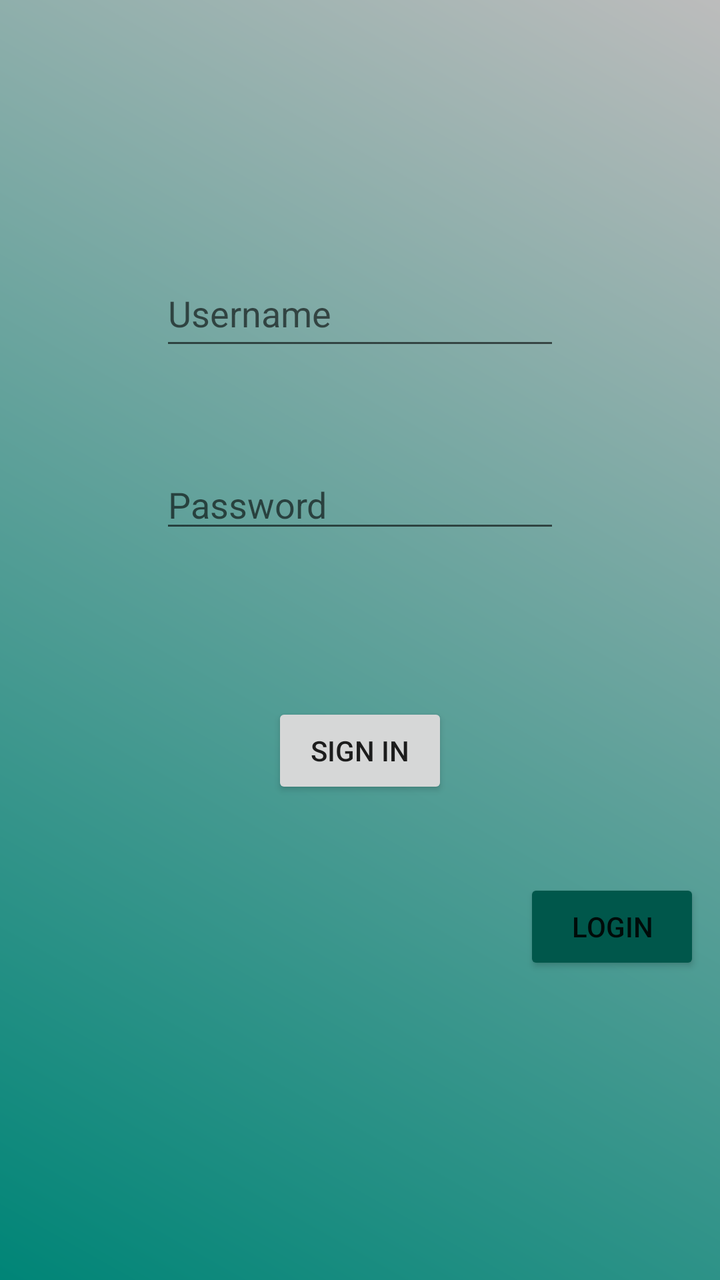
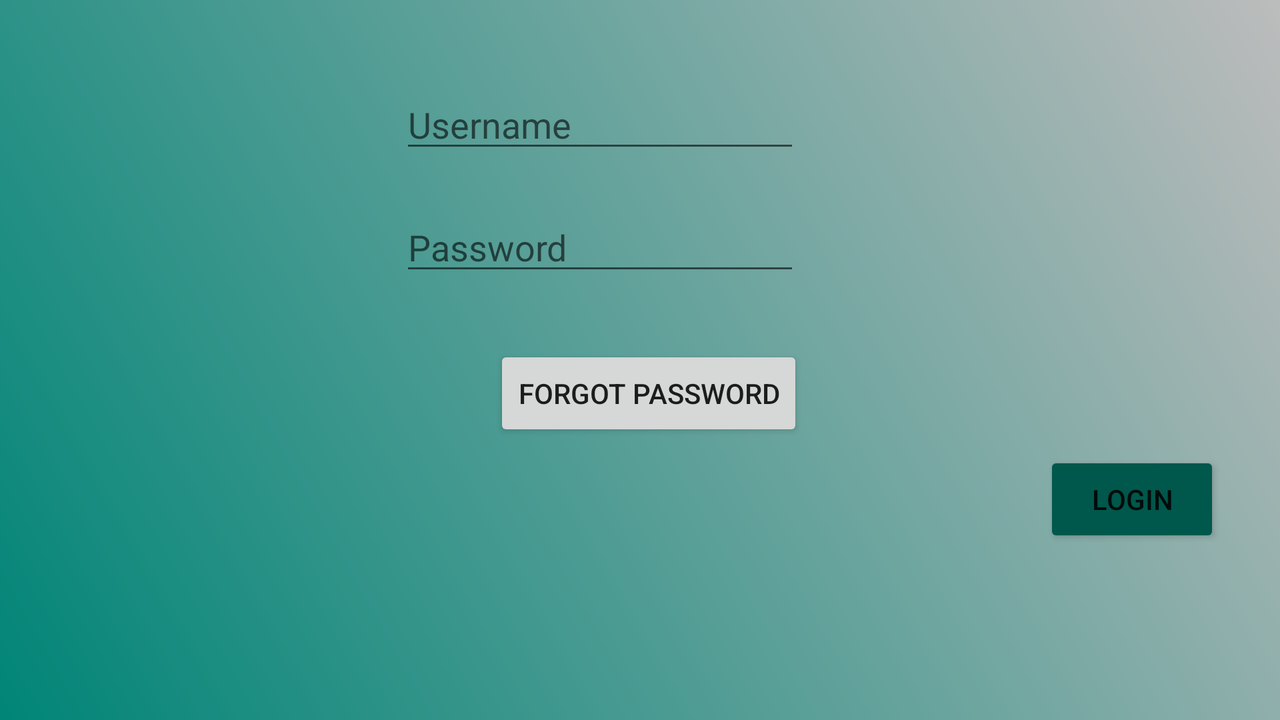

The same Android screen from two of the app's own layout files: first res/layout/ as a phone draws it, then the author's variant for another configuration, drawn on a device whose configuration selects that folder. Both files follow.
<!-- AndroidManifest.xml: application theme AppTheme -->
<!-- res/layout/activity_main.xml -->
<?xml version="1.0" encoding="utf-8"?>
<android.support.v4.widget.DrawerLayout xmlns:android="http://schemas.android.com/apk/res/android"
    xmlns:app="http://schemas.android.com/apk/res-auto"
    xmlns:tools="http://schemas.android.com/tools"
    android:id="@+id/drawer_layout"
    android:layout_width="match_parent"
    android:layout_height="match_parent"
    android:layout_alignParentRight="true"
    android:background="@drawable/gradientbackground"
    tools:context=".MainActivity">

    <LinearLayout
        android:layout_width="match_parent"
        android:layout_height="match_parent"
        android:focusable="true"
        android:focusableInTouchMode="true"
        android:orientation="vertical">

        <ImageView
            android:id="@+id/imageView"
            android:layout_width="60dp"
            android:layout_height="60dp"
            android:layout_gravity="center"
            android:layout_marginTop="40dp"
            app:srcCompat="@drawable/ic_directions_bike_black_24dp" />

        <EditText
            android:id="@+id/edit_text_login_username"
            android:layout_width="200dp"
            android:layout_height="50dp"
            android:layout_gravity="center"
            android:layout_marginTop="30dp"
            android:hint="Username"
            android:imeOptions="actionNext"
            android:inputType="text"
            android:text=""
            android:textColorLink="@color/colorPrimary" />

        <EditText
            android:id="@+id/edit_text_login_password"
            android:layout_width="200dp"
            android:layout_height="wrap_content"
            android:layout_gravity="center"
            android:layout_marginTop="50dp"
            android:hint="Password"
            android:imeOptions="actionDone"
            android:inputType="textPassword"
            android:text=""
            android:textColorLink="@color/colorPrimary" />

        <Button
            android:id="@+id/btnSignIn"
            android:layout_width="wrap_content"
            android:layout_height="wrap_content"
            android:layout_gravity="center"
            android:layout_marginTop="80dp"
            android:text="Sign In" />

        <Button
            android:id="@+id/btnLogin"
            android:layout_width="wrap_content"
            android:layout_height="wrap_content"
            android:layout_gravity="right"
            android:layout_marginTop="40dp"
            android:layout_marginRight="10dp"
            android:backgroundTint="@color/colorPrimaryDark"
            android:text="Login" />

    </LinearLayout>
</android.support.v4.widget.DrawerLayout>
<!-- resources referenced by this layout -->
<resources>
  <color name="colorPrimary">#008577</color>
  <color name="colorPrimaryDark">#00574b</color>
  <!-- drawable gradientbackground (drawable) -->
  <?xml version="1.0" encoding="utf-8"?>
  <shape xmlns:android="http://schemas.android.com/apk/res/android">
      <gradient android:angle="45"
          android:startColor="@color/colorPrimary"
          android:endColor="#bcbcbc"
          />
  </shape>
  <style name="AppTheme" parent="Theme.AppCompat.Light.DarkActionBar">
          
          <item name="colorPrimary">@color/colorPrimary</item>
          <item name="colorPrimaryDark">@color/colorPrimaryDark</item>
          <item name="colorAccent">@color/colorAccent</item>
      </style>
  <color name="colorAccent">#00574B</color>
</resources>
<!-- res/layout-land/activity_main.xml (the author's variant of the layout above) -->
<!-- drawn on the phone turned sideways -->
<?xml version="1.0" encoding="utf-8"?>
<android.support.v4.widget.DrawerLayout xmlns:android="http://schemas.android.com/apk/res/android"
    xmlns:app="http://schemas.android.com/apk/res-auto"
    xmlns:tools="http://schemas.android.com/tools"
    android:id="@+id/drawer_layout"
    android:layout_width="match_parent"
    android:layout_height="match_parent"
    android:layout_alignParentRight="true"
    android:background="@drawable/gradientbackground"
    tools:context=".MainActivity">


        <LinearLayout
            android:layout_width="match_parent"
            android:layout_height="match_parent"
            android:orientation="horizontal">

            <ImageView
                android:id="@+id/imageView"
                android:layout_width="100dp"
                android:layout_height="100dp"
                android:layout_marginLeft="50dp"
                android:layout_marginTop="50dp"
                android:layout_marginRight="50dp"
                app:srcCompat="@drawable/ic_directions_bike_black_24dp" />

            <LinearLayout
                android:layout_width="match_parent"
                android:layout_height="match_parent"
                android:focusable="true"
                android:focusableInTouchMode="true"
                android:orientation="vertical">

                <EditText
                    android:id="@+id/login_username"
                    android:layout_width="200dp"
                    android:layout_height="wrap_content"
                    android:layout_marginTop="40dp"
                    android:hint="Username"
                    android:imeOptions="actionNext"
                    android:inputType="text"
                    android:text=""
                    android:textColorLink="@color/colorPrimary" />

                <EditText
                    android:id="@+id/login_password"
                    android:layout_width="200dp"
                    android:layout_height="wrap_content"
                    android:layout_marginTop="20dp"
                    android:hint="Password"
                    android:imeOptions="actionDone"
                    android:inputType="textPassword"
                    android:text=""
                    android:textColorLink="@color/colorPrimary" />

                <Button
                    android:id="@+id/btnForgotPass"
                    android:layout_width="wrap_content"
                    android:layout_height="wrap_content"
                    android:layout_marginLeft="47dp"
                    android:layout_marginTop="30dp"
                    android:text="Forgot Password" />

                <Button
                    android:id="@+id/btnLogin"
                    android:layout_width="wrap_content"
                    android:layout_height="wrap_content"
                    android:layout_gravity="right"
                    android:layout_marginTop="5dp"
                    android:layout_marginRight="30dp"
                    android:backgroundTint="@color/colorPrimaryDark"
                    android:text="Login" />
            </LinearLayout>

        </LinearLayout>


</android.support.v4.widget.DrawerLayout>
